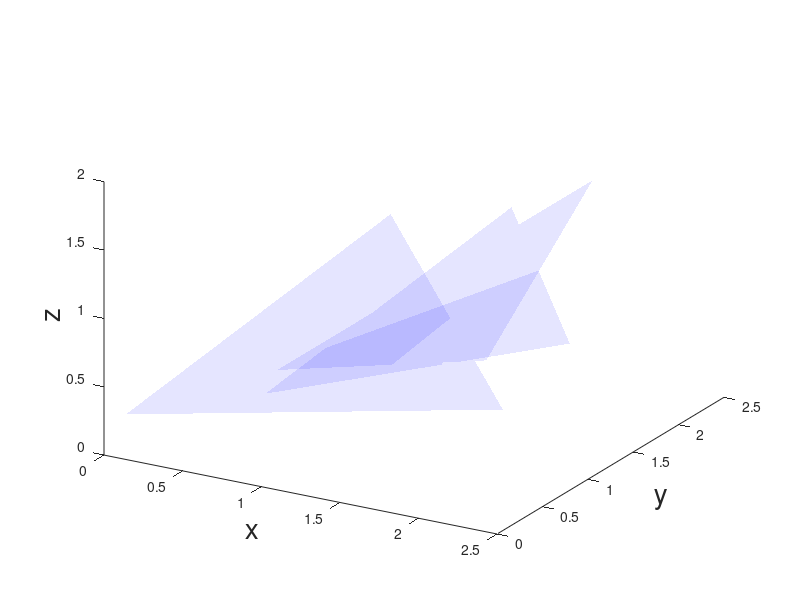

MATLAB code for this plot:

alphaNum = 0.1;
% figure('color','w')
figure()
hold on

for ii = 1:3

    % Vertex coordinates
    p1=[0 0 0] + rand(1, 3);
    p2=[2 0 0] + rand(1, 3);
    p3=[1 sqrt(3/2) sqrt(3/2)] + rand(1, 3);
    % Plot trianle using 'patch'

    h = patch('Faces',1:3,'Vertices',[p1;p2;p3]);
    set(h, 'FaceColor', 'b', 'EdgeColor', 'b', 'LineWidth', 1,...
            'FaceAlpha', alphaNum, 'EdgeAlpha', alphaNum);
    


end

hold off
view([30, 30])
xlabel('x','FontSize',20)
ylabel('y','FontSize',20)
zlabel('z','FontSize',20)